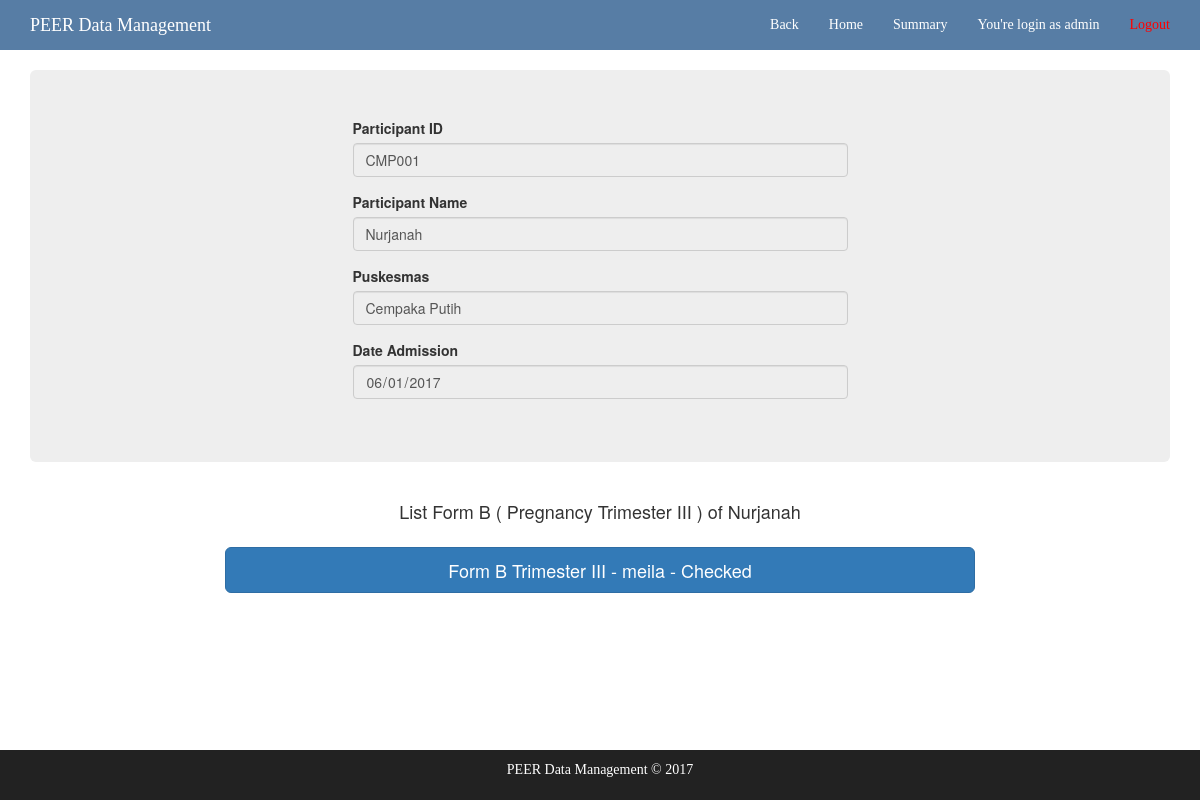
Page /participant/2/form_b3/ (signed in) on the committed database.
### core/models.py (models this page shows, shortened)
class Participant(models.Model):
	participant_id = models.CharField(max_length=10, blank=True)
	name = models.CharField(max_length=30, blank=True)
	date_admission = models.DateField()
	puskesmas = models.ForeignKey(Puskesmas, on_delete=models.PROTECT)
	created_by = models.CharField(max_length=25, blank=True)
	updated_by = models.CharField(max_length=25, blank=True)
	created_time = models.CharField(max_length=50, blank=True)
	updated_time = models.CharField(max_length=50, blank=True)
	active_status = models.BooleanField(default=True)

class Puskesmas(models.Model):
	puskesmas_id = models.CharField(max_length=5, blank=True)
	name = models.CharField(max_length=25, blank=True)

### forms_b3/models.py (models this page shows)
class B3Pregnancy(models.Model):
	def __str__(self):
		return unicode(self.participant)
	participant = models.ForeignKey(Participant, on_delete=models.PROTECT)
	interviewer_id = models.CharField(max_length=25, null=True, blank=True)
	data_entry_id = models.CharField(max_length=25, null=True, blank=True)
	data_checked_id = models.CharField(max_length=25, blank=True, null=True)
	date_admission = models.CharField(max_length=10, blank=True, null=True)
	date_interviewed = models.CharField(max_length=10, blank=True, null=True)
	date_data_entered = models.CharField(max_length=10, blank=True, null=True)
	date_data_checked = models.CharField(max_length=10, blank=True, null=True)
	is_save_all = models.BooleanField(default=False)

### core/views.py (the view)
# urls.py: url(r'^participant/(?P<participant_id>[0-9]+)/form_b3/$', views.form_b3, name='form_b3'),
@login_required(login_url='core:login')
def form_b3(request, participant_id):
	participant = Participant.objects.get(id=participant_id)
	forms = B3Pregnancy.objects.filter(participant_id=participant_id)
	date_admission = participant.date_admission.__str__()
	return render(request, 'core/form_b3.html', {'participant' : participant, 'forms' : forms, 'date_admission' : date_admission})

### core/templates/core/form_b3.html
{% extends 'brief-header.html' %}
{% block content2 %}
    <div class="mycenter">
        <div class="form-group row">
            {% if forms.count < 1 %}
            <h4 style="text-align: center; margin-top: 10px;"> List Form B ( Pregnancy Trimester III ) of {{ participant.name }} </h4>
            <div class="col-md-4 col-md-offset-4">
                <a href="{{request.get_full_path}}create" class="btn btn-primary btn-lg btn-block">
                  <i class="fa fa-pencil-square-o" aria-hidden="true"></i>  Create Form BIII
                </a>
            </div>
            {% else %}
            <h4 style="text-align: center; margin-top: 10px;"> List Form B ( Pregnancy Trimester III ) of {{ participant.name }} </h4>
            {% endif %}
        </div>
    </div>
        <div class="list_all_form">
                {% for form in forms %}
                <div class="form-group row">
                    <div class="col-md-8 col-md-offset-2">
                        <a href="{{request.get_full_path}}{{form.id}}" class="btn btn-primary btn-lg btn-block">
                            {% if form.data_checked_id != None and form.data_checked_id != "" %}
                                Form B Trimester III - {{ form.data_entry_id }}  - Checked
                            {% elif form.is_save_all %}
                                Form B Trimester III - {{ form.data_entry_id }} - Submitted
                            {% else %}
                                Form B Trimester III - {{ form.data_entry_id }} - On Progress
                            {% endif %}
                        </a>
                    </div>
                </div>
                {% endfor %}
        </div>
{% endblock %}

### core/templates/brief-header.html
{% extends 'base.html' %}
{% block content %}
<div class="container">
        <div class="jumbotron participantBox">
            <form class="patient-form-data">
                <div class="row">
                    <div class="col-md-6 col-md-offset-3 col-xs-6 col-xs-offset-3 col-sm-6 col-sm-offset-3">
                        <div class="form-group">
                            <label for="participant_id"> Participant ID</label>
                            <input class="form-control disabled" type="text" value="{{participant.participant_id}}" readonly>
                        </div>
                        <div class="form-group">
                            <label for="participant_name"> Participant Name </label>
                            <input class="form-control" type="text" value="{{participant.name}}" readonly>
                        </div>
                        <div class="form-group">
                            <label for="participant_name"> Puskesmas </label>
                            <input class="form-control" type="text" value="{{participant.puskesmas.name}}" readonly>
                        </div>
                        <div class="form-group">
                            <label for="date_admission"> Date Admission </label>
                            <input class="form-control" type="date" value="{{date_admission}}" readonly>
                        </div>
                    </div>
                </div>
            </form>
        </div>
        {% block content2 %}
        {% endblock %}
</div>
{% endblock %}

### core/templates/base.html (shortened to what this page needs)
{% load staticfiles %}
<!DOCTYPE html>
<html lang="en">
<head>
    <link rel="stylesheet" href="https://maxcdn.bootstrapcdn.com/bootstrap/3.3.7/css/bootstrap.min.css">
    <link rel="stylesheet" href="https://cdn.datatables.net/1.10.15/css/dataTables.bootstrap.min.css">
    <link rel="stylesheet" href="https://cdn.datatables.net/responsive/2.1.1/css/responsive.bootstrap.min.css">
    <link rel="stylesheet" href="https://cdn.datatables.net/select/1.2.2/css/select.dataTables.min.css">
    <link href="http://maxcdn.bootstrapcdn.com/font-awesome/4.1.0/css/font-awesome.min.css" rel="stylesheet">
    <link rel="stylesheet" href="https://cdnjs.cloudflare.com/ajax/libs/jquery-confirm/3.3.0/jquery-confirm.min.css">
</head>
<body>
    <nav class="navbar navbar-inverse navbar-fixed-top" role="navigation">
        <div class="container">
            <div class="navbar-header">
                <a class="navbar-brand" href="{% url 'core:home' %}" style="color:white; font-family:verdana;">PEER Data Management</a>
            </div>
            <div class="collapse navbar-collapse" id="bs-example-navbar-collapse-1">
                <ul class="nav navbar-nav navbar-right">
                    <li>
                    <a href="../" style="color:white; font-family:verdana;">Back</a>
                    </li>
                    <li>
                        <a href="{% url 'core:home' %}" style="color:white; font-family:verdana;">Home</a>
                    </li>
                    <li>
                        <a href="{% url 'core:summary' %}" style="color:white; font-family:verdana;">Summary</a>
                    </li>
                    <li>
                        <a href="#" style="color:white; font-family:verdana;">You're login as {{ request.user.username }}</a>
                    </li>
                    <li>
                        <a href="{% url 'core:logout'%}" style="color:red; font-family:verdana;">Logout</a>
                    </li>
                </ul>
            </div>
        </div>
    </nav>
    {% block content %}
    {% endblock %}
    <div class="footer">
      <div class="container">
        <p class="text-muted" style="color:white; font-family:verdana;">PEER Data Management &copy; 2017</p>
      </div>
    </div>
</body>
</html>

### core/templates/base.html (style rules this page uses)
html { height: 100%; }
body { min-height: 100%; padding-top: 70px; position: relative; margin: 0; padding-bottom: 6rem; }
.mycenter { margin: auto; width: 100%; }
.footer { position: absolute; right: 0; bottom: 0; left: 0; padding: 1rem; background-color: #222; border-color: #080808; text-align: center; }
.navbar.navbar-inverse { background-color:#577da5; border-color: white; }

### rows in the picture
Participant: participant_id "CMP001", name "Nurjanah", puskesmas.name "Cempaka Putih"
B3Pregnancy: data_entry_id "meila"

### other values in the picture
{{ request.user.username }} "admin"
